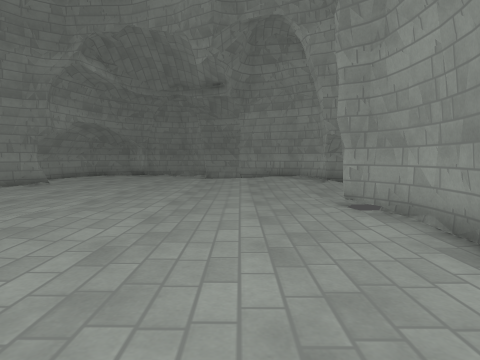
[1] (above)

14 first-person views from a walk through a 3-D level made in the Godot game engine. The camera is 1.3 m above the floor, tilts 4° down and sees 75° across. The floor is counted in squares, 1 m on a side. Each view is taken from the middle of a square. On the plan, view 1 faces up. The plan holds only what a view shows up to about 14 squares ahead; the rest is blank. Surface patterns are stand-ins for the level's own textures.

[2]
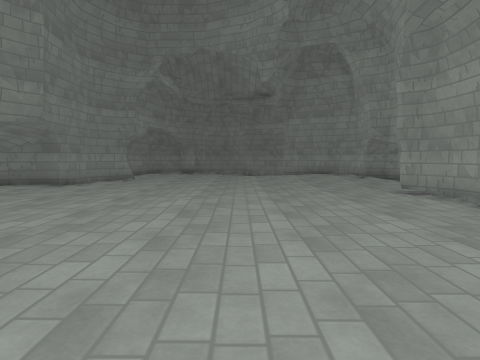

[3]
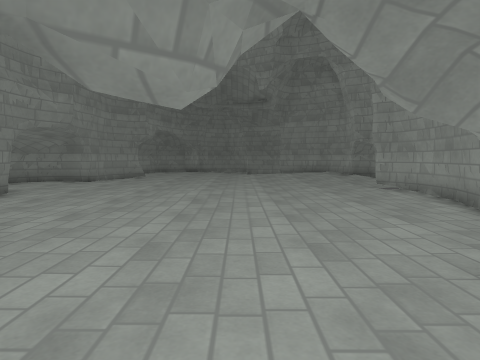

[4]
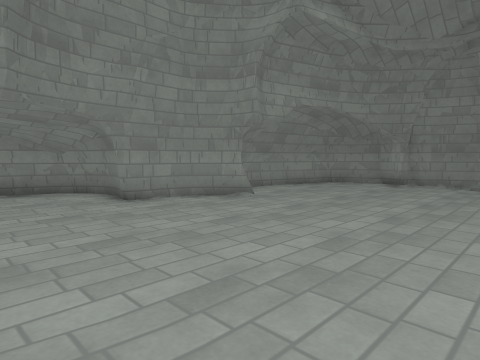

[5]
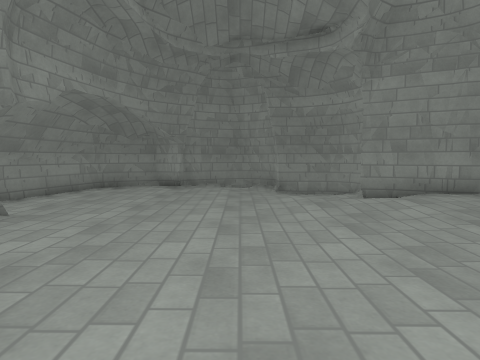

[6]
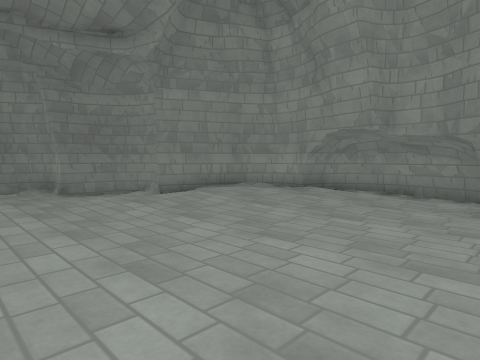

[7]
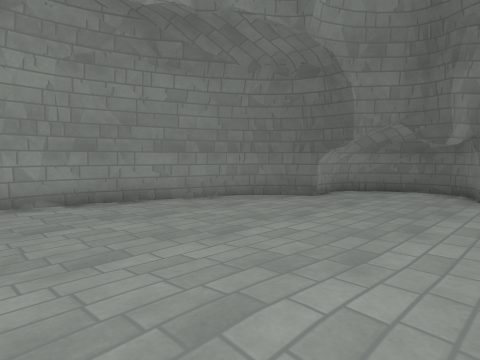

[8]
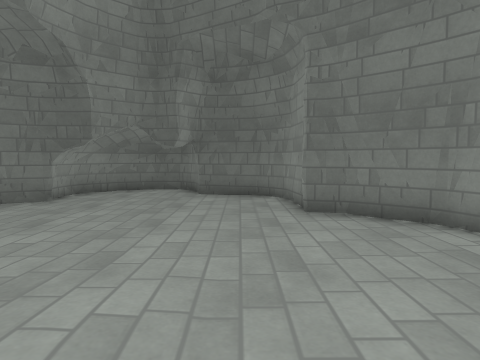

[9]
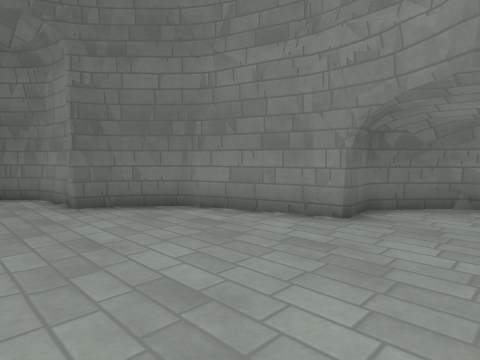

[10]
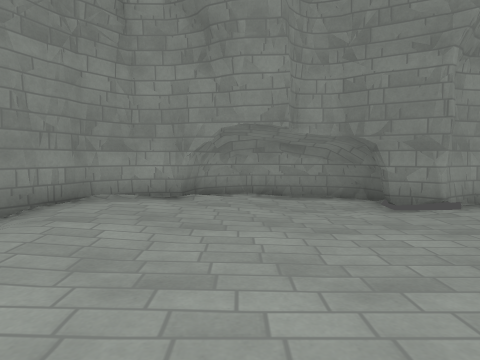

[11]
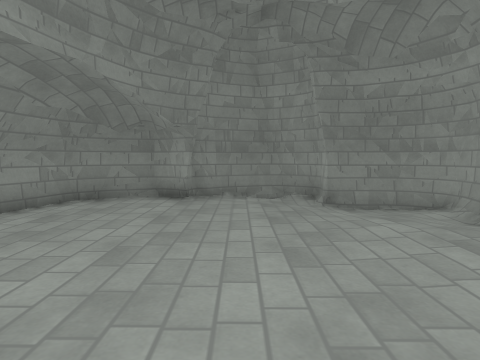

[12]
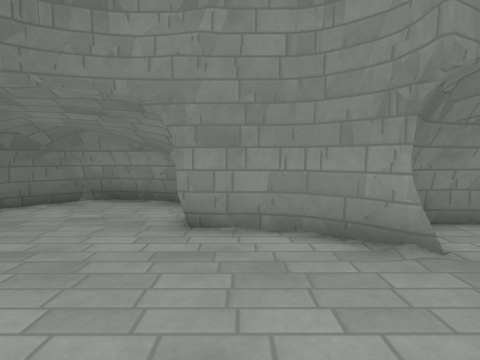

[13]
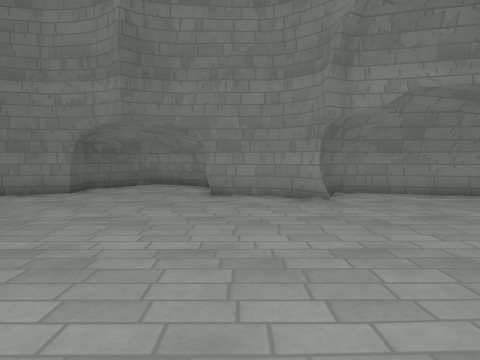

[14]
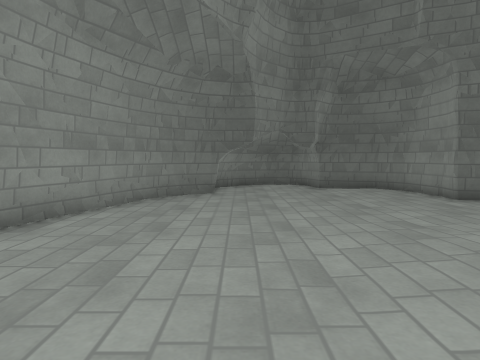

### Floor plan
Key: @ floor where view 1 was taken; # wall or solid block; . main floor; : floor 0.25 m higher than the main floor; - floor 0.25 m lower than the main floor; / step, stairs or slope.
Columns run from 14 left of view 1 to 6 right of it. Each row starts with its distance up from view 1.
 24          ###
 23        ###/##
 22     ####....####
 21     #..#....--/#
 20    ##........./#
 19    #........../#
 18    #..........####
 17    #........:::::##
 16    #........::::::#
 15    ##........:::::#
 14    ##..........:::###
 13    #................#
 12    #................#
 11  ###................#
 10 ##.................##
  9 #................####
  8 #................##
  7 ##.............../#
  6  ###......:.......#
  5    #..............#
  4    #..............#
  3    #.............##
  2    ##............#
  1     ##...........#
  0      ##.......@.##
 -1       #........##
 -2       #.......##
 -3       ###.#...#
 -4         ##...##
 -5          ##.##
 -6           ###

Positions as (right, up) in squares from view 1, and headings:
1: (0, 0), facing up
2: (-3, -3), facing up
3: (-3, -5), facing up
4: (-2, 7), facing up-left
5: (-4, 8), facing up
6: (-6, 8), facing up-right
7: (-6, 8), facing down-right
8: (-6, 8), facing down
9: (-5, 9), facing down-left
10: (-5, 13), facing right
11: (-5, 12), facing up
12: (-5, 12), facing left
13: (0, 12), facing left
14: (-1, 10), facing down
